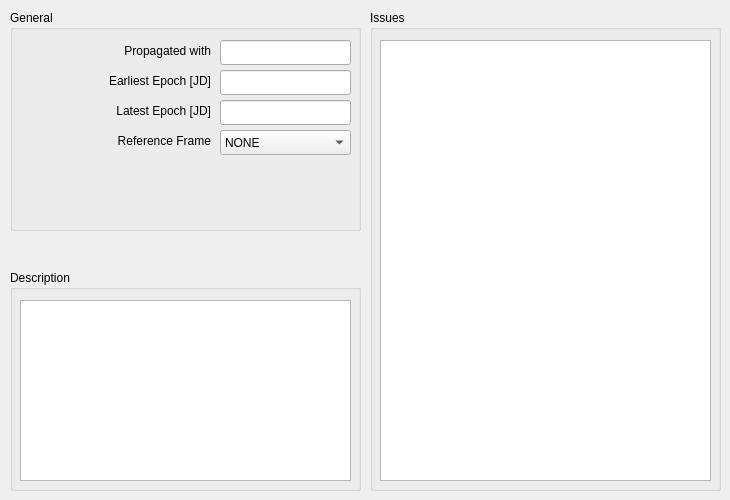
      <widget class="QWidget" name="tab_12">
       <attribute name="title">
        <string>Population Info</string>
       </attribute>
       <attribute name="toolTip">
        <string>Information about the whole population</string>
       </attribute>
       <widget class="QGroupBox" name="groupBox_10">
        <property name="geometry">
         <rect>
          <x>10</x>
          <y>10</y>
          <width>351</width>
          <height>221</height>
         </rect>
        </property>
        <property name="title">
         <string>General</string>
        </property>
        <widget class="QLabel" name="label_31">
         <property name="geometry">
          <rect>
           <x>20</x>
           <y>90</y>
           <width>181</width>
           <height>21</height>
          </rect>
         </property>
         <property name="text">
          <string>Latest Epoch [JD]</string>
         </property>
         <property name="alignment">
          <set>Qt::AlignRight|Qt::AlignTrailing|Qt::AlignVCenter</set>
         </property>
        </widget>
        <widget class="QLineEdit" name="leEpochEarliest">
         <property name="enabled">
          <bool>true</bool>
         </property>
         <property name="geometry">
          <rect>
           <x>210</x>
           <y>60</y>
           <width>131</width>
           <height>25</height>
          </rect>
         </property>
         <property name="toolTip">
          <string>Earliest current epoch out of all objects in the population.</string>
         </property>
         <property name="inputMethodHints">
          <set>Qt::ImhFormattedNumbersOnly</set>
         </property>
         <property name="readOnly">
          <bool>true</bool>
         </property>
        </widget>
        <widget class="QLabel" name="label_25">
         <property name="geometry">
          <rect>
           <x>60</x>
           <y>30</y>
           <width>141</width>
           <height>21</height>
          </rect>
         </property>
         <property name="text">
          <string>Propagated with</string>
         </property>
         <property name="alignment">
          <set>Qt::AlignRight|Qt::AlignTrailing|Qt::AlignVCenter</set>
         </property>
        </widget>
        <widget class="QLabel" name="label_30">
         <property name="geometry">
          <rect>
           <x>20</x>
           <y>60</y>
           <width>181</width>
           <height>21</height>
          </rect>
         </property>
         <property name="text">
          <string>Earliest Epoch [JD]</string>
         </property>
         <property name="alignment">
          <set>Qt::AlignRight|Qt::AlignTrailing|Qt::AlignVCenter</set>
         </property>
        </widget>
        <widget class="QLineEdit" name="leEpochLatest">
         <property name="enabled">
          <bool>true</bool>
         </property>
         <property name="geometry">
          <rect>
           <x>210</x>
           <y>90</y>
           <width>131</width>
           <height>25</height>
          </rect>
         </property>
         <property name="toolTip">
          <string>Latest current epoch out of all objects in the population.</string>
         </property>
         <property name="inputMethodHints">
          <set>Qt::ImhFormattedNumbersOnly</set>
         </property>
         <property name="readOnly">
          <bool>true</bool>
         </property>
        </widget>
        <widget class="QLineEdit" name="leLastPropagator">
         <property name="enabled">
          <bool>true</bool>
         </property>
         <property name="geometry">
          <rect>
           <x>210</x>
           <y>30</y>
           <width>131</width>
           <height>25</height>
          </rect>
         </property>
         <property name="toolTip">
          <string>Name of the propagator plugin that has been used to generate this population. Cannot be changed manually.</string>
         </property>
         <property name="inputMethodHints">
          <set>Qt::ImhNone</set>
         </property>
         <property name="readOnly">
          <bool>true</bool>
         </property>
        </widget>
        <widget class="QComboBox" name="cmbRefFrame">
         <property name="geometry">
          <rect>
           <x>210</x>
           <y>120</y>
           <width>131</width>
           <height>25</height>
          </rect>
         </property>
         <property name="toolTip">
          <string>Reference frame that the state vectors of the current population are in. WARNING: Changing this value does not convert the coordinates!</string>
         </property>
         <property name="currentIndex">
          <number>0</number>
         </property>
         <item>
          <property name="text">
           <string>NONE</string>
          </property>
         </item>
         <item>
          <property name="text">
           <string>UNSPECIFIED</string>
          </property>
         </item>
         <item>
          <property name="text">
           <string>TEME</string>
          </property>
         </item>
         <item>
          <property name="text">
           <string>GCRF</string>
          </property>
         </item>
         <item>
          <property name="text">
           <string>ITRF</string>
          </property>
         </item>
         <item>
          <property name="text">
           <string>ECI</string>
          </property>
         </item>
         <item>
          <property name="text">
           <string>ECEF</string>
          </property>
         </item>
         <item>
          <property name="text">
           <string>MOD</string>
          </property>
         </item>
         <item>
          <property name="text">
           <string>TOD</string>
          </property>
         </item>
         <item>
          <property name="text">
           <string>J2000</string>
          </property>
         </item>
         <item>
          <property name="text">
           <string>MULTIPLE</string>
          </property>
         </item>
         <item>
          <property name="text">
           <string>UNLISTED</string>
          </property>
         </item>
        </widget>
        <widget class="QLabel" name="label_42">
         <property name="geometry">
          <rect>
           <x>20</x>
           <y>120</y>
           <width>181</width>
           <height>21</height>
          </rect>
         </property>
         <property name="text">
          <string>Reference Frame</string>
         </property>
         <property name="alignment">
          <set>Qt::AlignRight|Qt::AlignTrailing|Qt::AlignVCenter</set>
         </property>
        </widget>
       </widget>
       <widget class="QGroupBox" name="grpIssues">
        <property name="geometry">
         <rect>
          <x>370</x>
          <y>10</y>
          <width>351</width>
          <height>481</height>
         </rect>
        </property>
        <property name="title">
         <string>Issues</string>
        </property>
        <widget class="QTextEdit" name="teReport">
         <property name="geometry">
          <rect>
           <x>10</x>
           <y>30</y>
           <width>331</width>
           <height>441</height>
          </rect>
         </property>
         <property name="toolTip">
          <string>Issues that OPI has detected in the population. Affected objects are shown in red in the object list.</string>
         </property>
         <property name="readOnly">
          <bool>true</bool>
         </property>
        </widget>
       </widget>
       <widget class="QGroupBox" name="groupBox_11">
        <property name="geometry">
         <rect>
          <x>10</x>
          <y>270</y>
          <width>351</width>
          <height>221</height>
         </rect>
        </property>
        <property name="title">
         <string>Description</string>
        </property>
        <widget class="QTextEdit" name="teDescription">
         <property name="geometry">
          <rect>
           <x>10</x>
           <y>30</y>
           <width>331</width>
           <height>181</height>
          </rect>
         </property>
         <property name="toolTip">
          <string>Set a description for the current population here</string>
         </property>
         <property name="readOnly">
          <bool>false</bool>
         </property>
        </widget>
       </widget>
      </widget>
